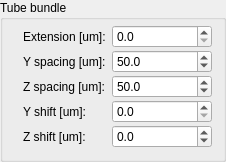
    <widget class="QGroupBox" name="groupBox_bundle">
     <property name="title">
      <string>Tube bundle</string>
     </property>
     <layout class="QFormLayout" name="formLayout_5">
      <property name="fieldGrowthPolicy">
       <enum>QFormLayout::AllNonFixedFieldsGrow</enum>
      </property>
      <property name="verticalSpacing">
       <number>2</number>
      </property>
      <property name="leftMargin">
       <number>20</number>
      </property>
      <property name="topMargin">
       <number>5</number>
      </property>
      <item row="0" column="0">
       <widget class="QLabel" name="label_extension">
        <property name="text">
         <string>Extension [um]:</string>
        </property>
       </widget>
      </item>
      <item row="0" column="1">
       <widget class="QDoubleSpinBox" name="doubleSpinBox_extension">
        <property name="minimumSize">
         <size>
          <width>100</width>
          <height>0</height>
         </size>
        </property>
        <property name="maximumSize">
         <size>
          <width>100</width>
          <height>16777215</height>
         </size>
        </property>
        <property name="decimals">
         <number>1</number>
        </property>
        <property name="maximum">
         <double>1000000000.000000000000000</double>
        </property>
        <property name="singleStep">
         <double>5.000000000000000</double>
        </property>
       </widget>
      </item>
      <item row="1" column="0">
       <widget class="QLabel" name="label_spacing_y">
        <property name="text">
         <string>Y spacing [um]:</string>
        </property>
       </widget>
      </item>
      <item row="1" column="1">
       <widget class="QDoubleSpinBox" name="doubleSpinBox_spacing_y">
        <property name="minimumSize">
         <size>
          <width>100</width>
          <height>0</height>
         </size>
        </property>
        <property name="maximumSize">
         <size>
          <width>100</width>
          <height>16777215</height>
         </size>
        </property>
        <property name="decimals">
         <number>1</number>
        </property>
        <property name="minimum">
         <double>1.000000000000000</double>
        </property>
        <property name="maximum">
         <double>1000000000.000000000000000</double>
        </property>
        <property name="singleStep">
         <double>5.000000000000000</double>
        </property>
        <property name="value">
         <double>50.000000000000000</double>
        </property>
       </widget>
      </item>
      <item row="2" column="0">
       <widget class="QLabel" name="label_spacing_z">
        <property name="text">
         <string>Z spacing [um]:</string>
        </property>
       </widget>
      </item>
      <item row="2" column="1">
       <widget class="QDoubleSpinBox" name="doubleSpinBox_spacing_z">
        <property name="minimumSize">
         <size>
          <width>100</width>
          <height>0</height>
         </size>
        </property>
        <property name="maximumSize">
         <size>
          <width>100</width>
          <height>16777215</height>
         </size>
        </property>
        <property name="decimals">
         <number>1</number>
        </property>
        <property name="minimum">
         <double>1.000000000000000</double>
        </property>
        <property name="maximum">
         <double>1000000000.000000000000000</double>
        </property>
        <property name="singleStep">
         <double>5.000000000000000</double>
        </property>
        <property name="value">
         <double>50.000000000000000</double>
        </property>
       </widget>
      </item>
      <item row="3" column="0">
       <widget class="QLabel" name="label_shift_y">
        <property name="text">
         <string>Y shift [um]:</string>
        </property>
       </widget>
      </item>
      <item row="3" column="1">
       <widget class="QDoubleSpinBox" name="doubleSpinBox_shift_y">
        <property name="minimumSize">
         <size>
          <width>100</width>
          <height>0</height>
         </size>
        </property>
        <property name="maximumSize">
         <size>
          <width>100</width>
          <height>16777215</height>
         </size>
        </property>
        <property name="decimals">
         <number>1</number>
        </property>
        <property name="maximum">
         <double>1000000000.000000000000000</double>
        </property>
        <property name="singleStep">
         <double>5.000000000000000</double>
        </property>
       </widget>
      </item>
      <item row="4" column="0">
       <widget class="QLabel" name="label_shift_z">
        <property name="text">
         <string>Z shift [um]:</string>
        </property>
       </widget>
      </item>
      <item row="4" column="1">
       <widget class="QDoubleSpinBox" name="doubleSpinBox_shift_z">
        <property name="minimumSize">
         <size>
          <width>100</width>
          <height>0</height>
         </size>
        </property>
        <property name="maximumSize">
         <size>
          <width>100</width>
          <height>16777215</height>
         </size>
        </property>
        <property name="decimals">
         <number>1</number>
        </property>
        <property name="minimum">
         <double>-1000000.000000000000000</double>
        </property>
        <property name="maximum">
         <double>1000000000.000000000000000</double>
        </property>
        <property name="singleStep">
         <double>5.000000000000000</double>
        </property>
       </widget>
      </item>
     </layout>
    </widget>
